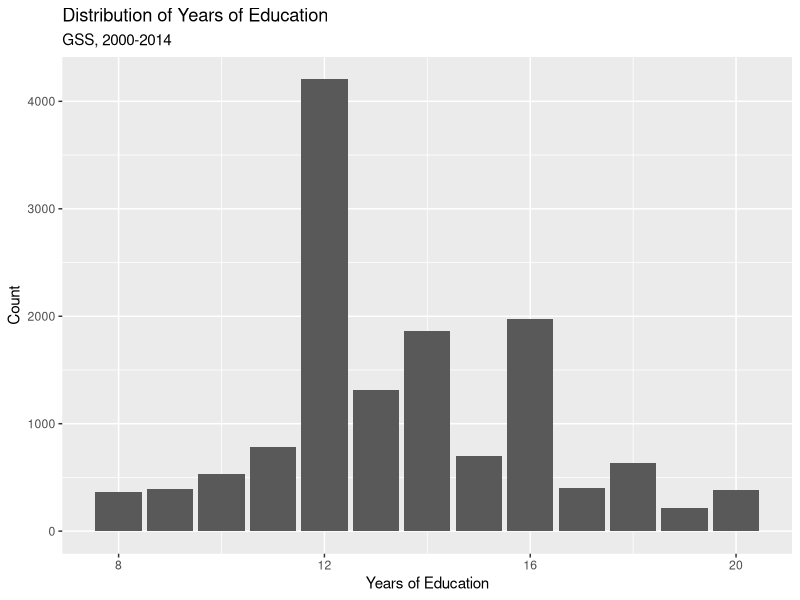
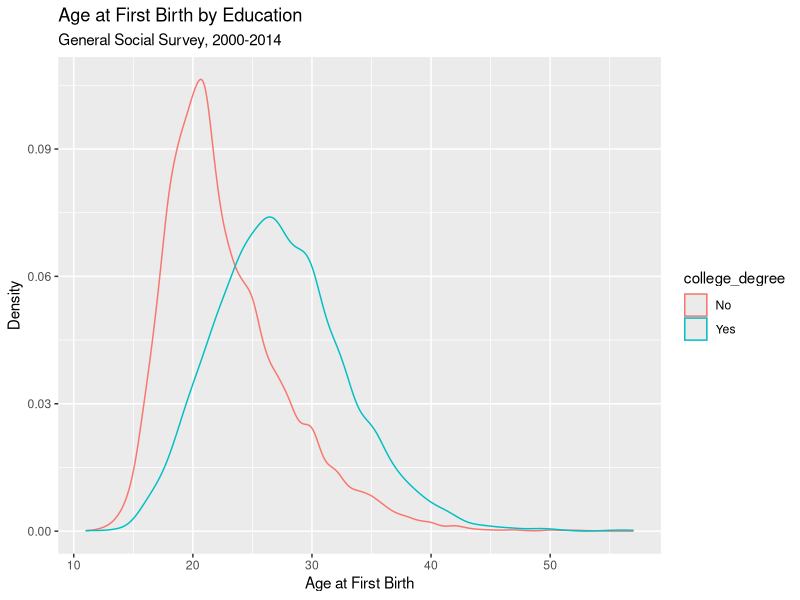
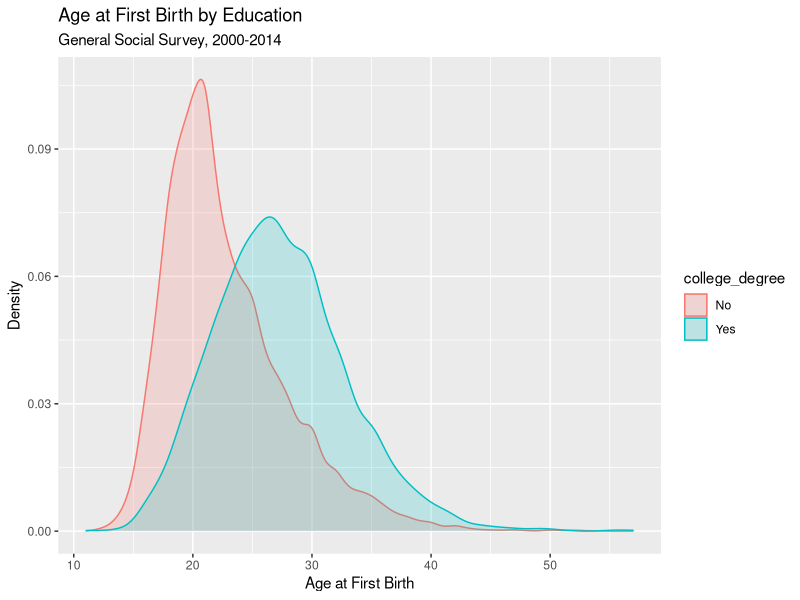
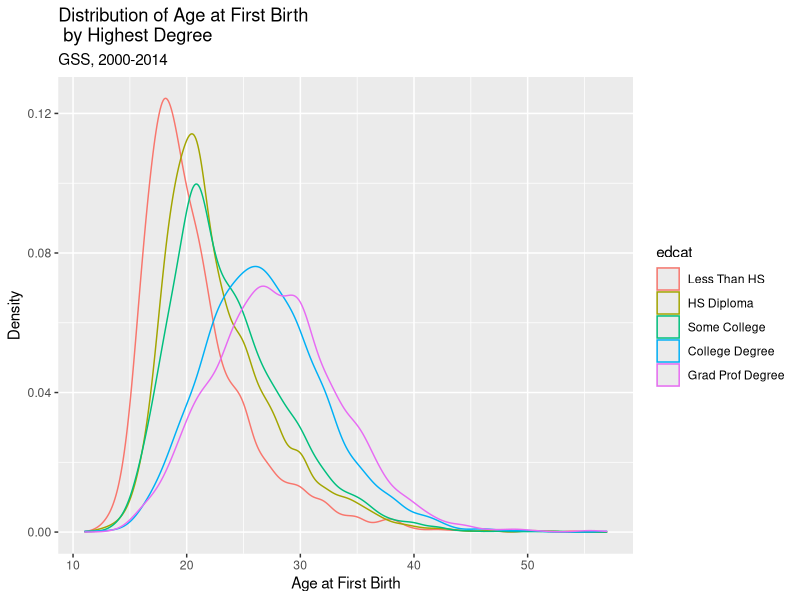
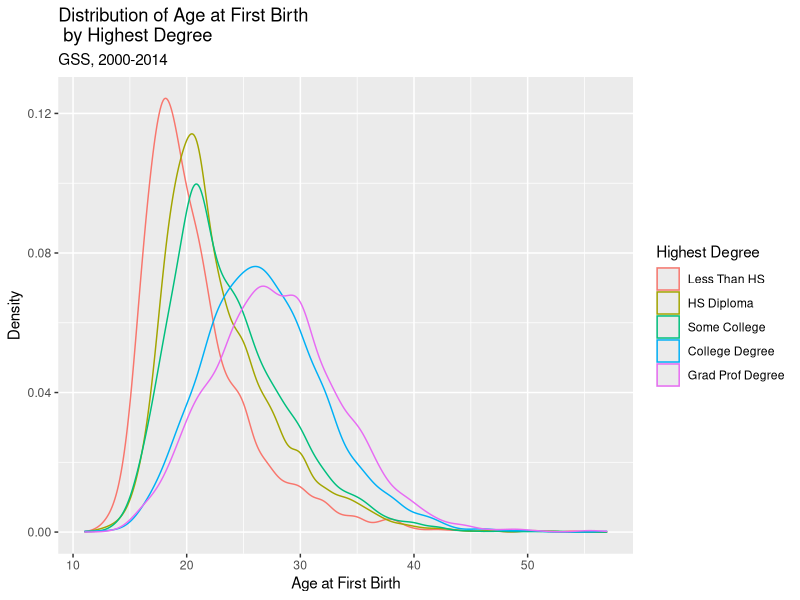
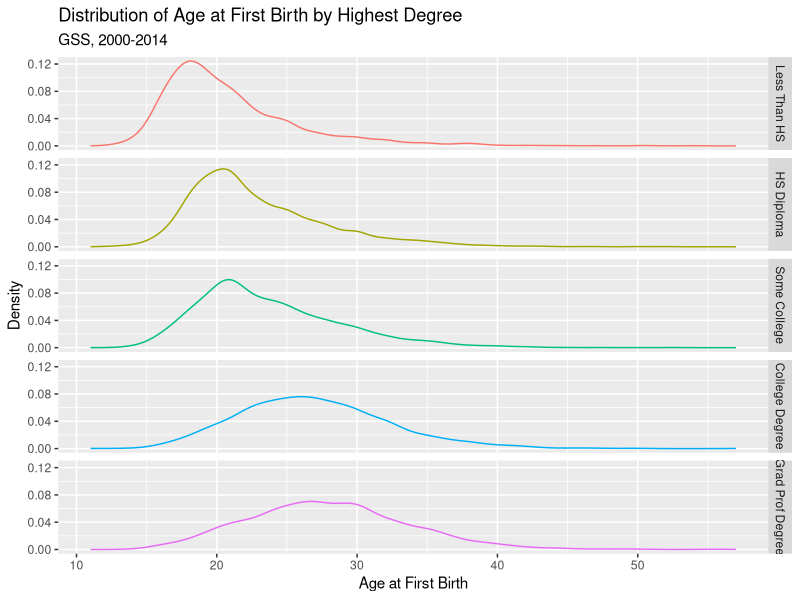
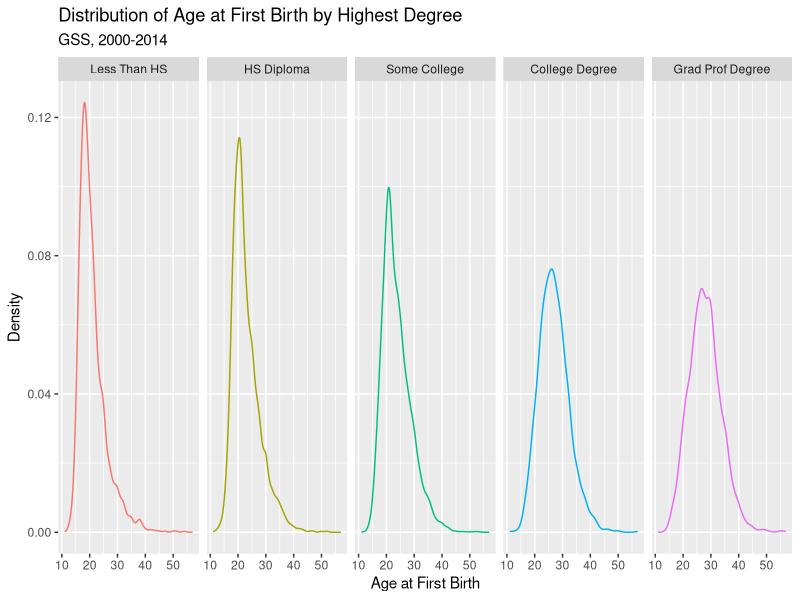

Here is the R script that generated these plots, in order:
## ---- chunk 1
gss_week3 <- read.csv("../data/gss_week3.csv")
library(tidyverse)
## ---- chunk 2
educ_barplot <- ggplot(gss_week3, aes(x = educ))

educ_barplot + geom_bar() + 
     labs(x = "Years of Education",
          y = "Count",
          title = "Distribution of Years of Education",
          subtitle = "GSS, 2000-2014")
## ---- chunk 3
gss_week3 <- gss_week3 %>%
     mutate(college_degree = ifelse(educ<16, 0, 1))
## ---- chunk 4
summary(gss_week3$college_degree)
## ---- chunk 5
gss_week3 <- gss_week3 %>%
     mutate(college_degree = factor(college_degree,
                                    labels = c("No", "Yes")))
## ---- chunk 6
agekdbrn_college_plot <- ggplot(gss_week3, 
          aes(x = agekdbrn, color = college_degree))

agekdbrn_college_plot + geom_density() +
     labs(x = "Age at First Birth",
          y = "Density",
          title = "Age at First Birth by Education",
          subtitle = "General Social Survey, 2000-2014")
## ---- chunk 7
agekdbrn_college_plot <- ggplot(gss_week3, 
          aes(x = agekdbrn, 
              color = college_degree, 
              fill = college_degree)) # Fills in the area under the curve

agekdbrn_college_plot + 
     geom_density(alpha = 0.2) + # Alpha adjusts transparency of 
                                   # overlapping fills
     labs(x = "Age at First Birth",
          y = "Density",
          title = "Age at First Birth by Education",
          subtitle = "General Social Survey, 2000-2014")
## ---- chunk 8
gss_week3 <- gss_week3 %>%
     mutate(edcat = ifelse(educ < 12, "Less Than HS",
               ifelse(educ == 12, "HS Diploma",
               ifelse(educ %in% 13:15, "Some College",
               ifelse(educ == 16, "College Degree",
               "Grad Prof Degree")))))
## ---- chunk 9
round(prop.table(table(gss_week3$edcat)),2)
## ---- chunk 10
gss_week3 <- gss_week3 %>%
     mutate(edcat = factor(edcat,
               levels = c("Less Than HS",
                     "HS Diploma",
                    "Some College",
                    "College Degree",
                    "Grad Prof Degree")))
## ---- chunk 11
agekdbrn_edcat_plot <- ggplot(gss_week3, 
                              aes(x = agekdbrn, color = edcat))

agekdbrn_edcat_plot + geom_density() + 
  labs(x = "Age at First Birth", y = "Density", 
     title = "Distribution of Age at First Birth \n by Highest Degree", 
     subtitle = "GSS, 2000-2014")
## ---- chunk 12
agekdbrn_edcat_plot <- ggplot(gss_week3, aes(x = agekdbrn, color = edcat))

agekdbrn_edcat_plot + geom_density() + 
  labs(x = "Age at First Birth", y = "Density", 
       title = "Distribution of Age at First Birth \n by Highest Degree",
       subtitle = "GSS, 2000-2014",
       color = "Highest Degree") 
## ---- chunk 13
agekdbrn_edcat_plot <- ggplot(gss_week3, aes(x = agekdbrn, color = edcat))

agekdbrn_edcat_plot + geom_density() + 
  labs(x = "Age at First Birth", y = "Density", 
       title = "Distribution of Age at First Birth by Highest Degree", 
       subtitle = "GSS, 2000-2014") +
facet_grid(edcat~.) + guides(color=FALSE)
## ---- chunk 14
agekdbrn_edcat_plot <- ggplot(gss_week3, aes(x = agekdbrn, color = edcat))

agekdbrn_edcat_plot + geom_density() + 
  labs(x = "Age at First Birth", y = "Density", 
       title = "Distribution of Age at First Birth by Highest Degree", 
       subtitle = "GSS, 2000-2014") +
facet_grid(.~edcat)  + guides(color=FALSE)
## ---- chunk 15
prop.table(table(gss_week3$edcat
                 [gss_week3$racehisp=="Black"]))
## ---- chunk 16
table(gss_week3$racehisp, gss_week3$edcat)
## ---- chunk 17
round(prop.table(table(gss_week3$racehisp, gss_week3$edcat)),3)
## ---- chunk 18
round(prop.table(table(gss_week3$racehisp, gss_week3$edcat),1),3)
## ---- chunk 19
round(prop.table(table(gss_week3$racehisp, gss_week3$edcat),2),3)
## ---- chunk 20
agekdbrn_racehisp <- gss_week3 %>% 
     group_by(racehisp) %>% # We want info about each level of this variable
     summarize(mean_agekdbrn = mean(agekdbrn)) # The info we want

agekdbrn_racehisp
## ---- chunk 21
agekdbrn_edcat <- gss_week3 %>% 
                  group_by(edcat) %>% 
                  summarize(median_agekdbrn = median(agekdbrn))

agekdbrn_edcat
